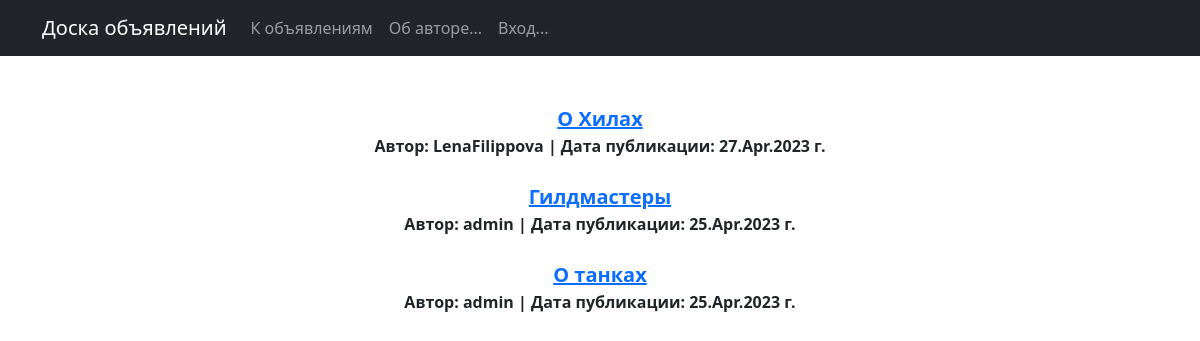
The app's page /index/ with its own data.
### board/models.py (models this page shows, shortened)
class Post(models.Model):
    author = models.ForeignKey(User, on_delete=models.CASCADE)
    CATEGORY = (
        ('tanks', 'Танки'),
        ('healers', 'Хилы'),
        ('dd', 'ДД'),
        ('dealers', 'Торговцы'),
        ('gildmasters', 'Гилдмастеры'),
        ('quest_givers', 'Квестгиверы'),
        ('blacksmiths', 'Кузнецы'),
        ('tanners', 'Кожевники'),
        ('potions_makers', 'Зельевары'),
        ('spell_masters', 'Мастера заклинаний')
    )
    category = models.CharField(max_length=15, choices=CATEGORY, verbose_name='Категория...')
    dateCreation = models.DateTimeField(auto_now_add=True)
    title = models.CharField(max_length=256, verbose_name='Названик...')
    text = RichTextField()

### board/views.py (the view)
# urls.py: path('index/', Index.as_view()),
class Index(ListView):
    model = Post
    ordering = '-dateCreation'
    template_name = 'index.html'
    context_object_name = 'posts'

### templates/index.html (shortened to what this page needs)
{% extends 'flatpages/default.html' %}
{% block content %}
    <br><br>
    {% if posts %}
        {% for post in posts %}
            <a href="/post/{{ post.id }}" style="font-size: 20px;"><b>{{ post.title }}</b></a><br>
            <span style="font-size: 16px;"><b>Автор:  {{ post.author }} |
                Дата публикации: {{ post.dateCreation|date:'d.M.Y' }} г.</b></span><br><br>
        {% endfor %}
    {% else %}
        <br><br>
        <h2>Публикаций нет!</h2>
    {% endif %}
{% endblock content %}

### records on screen
Post: title "О Хилах", author "LenaFilippova", dateCreation "27.Apr.2023"
Post: title "Гилдмастеры", author "admin", dateCreation "25.Apr.2023"
Post: title "О танках", author "admin", dateCreation "25.Apr.2023"
